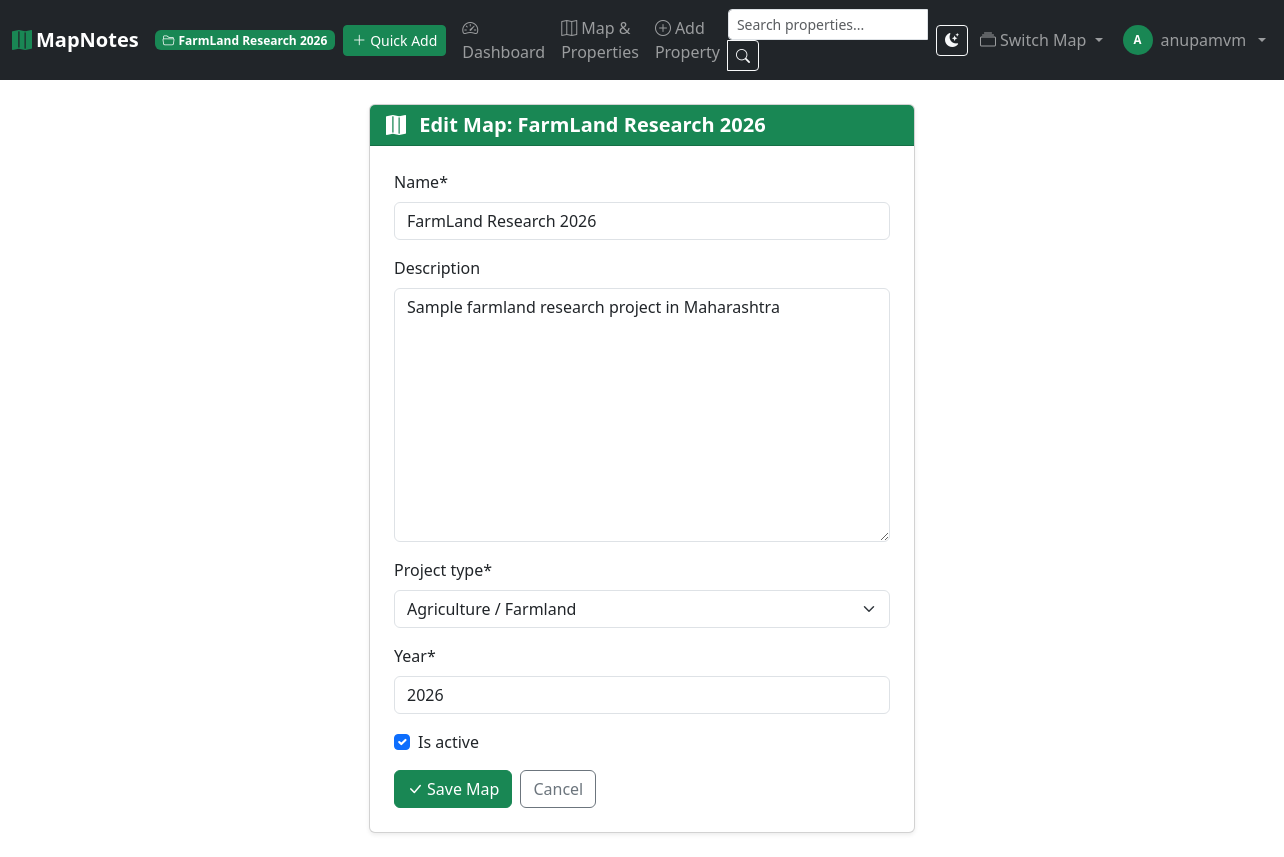
The page /projects/farmland-research-2026-2026/edit/ (signed in) on the database its author committed.
### apps/core/models.py (models this page shows, shortened)
class Project(models.Model):
    name = models.CharField(max_length=200)
    slug = models.SlugField(max_length=220, unique=True, blank=True)
    description = models.TextField(blank=True)
    project_type = models.CharField(max_length=20, choices=PROJECT_TYPE_CHOICES, default='agriculture')
    year = models.PositiveSmallIntegerField(default=datetime.date.today().year)
    is_active = models.BooleanField(default=True)
    is_default = models.BooleanField(default=False)
    created_at = models.DateTimeField(auto_now_add=True)
    updated_at = models.DateTimeField(auto_now=True)
    class Meta:
        ordering = ['-year', 'name']

### apps/core/views.py (the view)
# urls.py: path('projects/<slug:slug>/edit/', views.ProjectUpdateView.as_view(), name='project-edit'),
class ProjectUpdateView(LoginRequiredMixin, UpdateView):
    model = Project
    template_name = 'core/project_form.html'
    fields = ['name', 'description', 'project_type', 'year', 'is_active']
    success_url = reverse_lazy('core:project-list')

### apps/core/context_processors.py (called while the page is built)
def google_maps(request):
    return {'GOOGLE_MAPS_API_KEY': settings.GOOGLE_MAPS_API_KEY}

def active_project(request):
    project = None
    project_id = request.session.get('active_project_id')
    if project_id:
        project = Project.objects.filter(pk=project_id).first()
    return {'active_project': project}

### templates/core/project_form.html (shortened to what this page needs)
{% extends 'base.html' %}
{% load crispy_forms_tags %}
{% block content %}
<div class="container py-4">
    <div class="row justify-content-center">
        <div class="col-12 col-md-8 col-lg-6">
            <div class="card shadow-sm">
                <div class="card-header bg-success text-white">
                    <h5 class="mb-0 fw-bold">
                        <i class="bi bi-map-fill me-2"></i>
                        {% if object %}Edit Map: {{ object.name }}{% else %}Create New Research Map{% endif %}
                    </h5>
                </div>
                <div class="card-body p-4">
                    <form method="post">
                        {{ form|crispy }}
                        <div class="d-flex gap-2 mt-3">
                            <button type="submit" class="btn btn-success">
                                <i class="bi bi-check-lg me-1"></i>Save Map
                            </button>
                            <a href="{% url 'core:project-list' %}" class="btn btn-outline-secondary">Cancel</a>
                        </div>
                    </form>
                </div>
            </div>
        </div>
    </div>
</div>
{% endblock %}

### templates/components/_navbar.html (shortened to what this page needs)
{% load static %}
<nav class="navbar navbar-expand-lg navbar-dark bg-dark sticky-top">
    <div class="container-fluid">
        <a class="navbar-brand fw-bold" href="{% url 'core:project-list' %}">
            <i class="bi bi-map-fill text-success me-1"></i>MapNotes
        </a>
        {% if active_project %}
        <span class="badge bg-success me-2 d-none d-md-inline">
            <i class="bi bi-folder2-open me-1"></i>{{ active_project.name }}
        </span>
        {% endif %}
        {% if user.is_authenticated %}
        <a class="btn btn-success btn-sm ms-auto me-2" href="{% url 'properties:chat' %}" style="flex-shrink:0;">
            <i class="bi bi-plus-lg me-1"></i><span>Quick Add</span>
        </a>
        {% endif %}
        <div class="collapse navbar-collapse" id="mainNav">
            {% if active_project %}
            <ul class="navbar-nav me-auto">
                <li class="nav-item">
                    <a class="nav-link" href="{% url 'core:dashboard' %}">
                        <i class="bi bi-speedometer2 me-1"></i>Dashboard
                    </a>
                </li>
                <li class="nav-item">
                    <a class="nav-link" href="{% url 'properties:list' %}">
                        <i class="bi bi-map me-1"></i>Map &amp; Properties
                    </a>
                </li>
                <li class="nav-item">
                    <a class="nav-link" href="{% url 'properties:create' %}">
                        <i class="bi bi-plus-circle me-1"></i>Add Property
                    </a>
                </li>
            </ul>
            <form class="d-flex me-2" action="{% url 'core:search' %}" method="get">
                <div class="input-group input-group-sm">
                    <input class="form-control" type="search" name="q"
                           placeholder="Search properties..." id="global-search"
                           value="{{ request.GET.q }}" style="min-width: 200px;">
                    <button class="btn btn-outline-light" type="submit">
                        <i class="bi bi-search"></i>
                    </button>
                </div>
            </form>
            {% else %}
            <ul class="navbar-nav me-auto"></ul>
            {% endif %}
            <ul class="navbar-nav align-items-center">
                <li class="nav-item me-1">
                    <button class="btn btn-outline-light btn-sm" id="darkModeToggle" title="Toggle dark mode">
                    </button>
                </li>
                {% if active_project %}
                <li class="nav-item dropdown">
                    <a class="nav-link dropdown-toggle" href="#" role="button" data-bs-toggle="dropdown">
                        <i class="bi bi-collection me-1"></i>Switch Map
                    </a>
                </li>
                {% endif %}
                {% if user.is_authenticated %}
                <li class="nav-item dropdown ms-1">
                    <a class="nav-link dropdown-toggle d-flex align-items-center gap-2 py-1" href="#"
                       role="button" data-bs-toggle="dropdown" aria-expanded="false">
                        <span class="rounded-circle bg-success text-white d-inline-flex align-items-center justify-content-center fw-bold flex-shrink-0"
                              style="width:30px;height:30px;font-size:0.72rem;">
                            {% if user.first_name %}{{ user.first_name|first|upper }}{{ user.last_name|first|upper }}{% else %}{{ user.username|first|upper }}{% endif %}
                        </span>
                        <span class="d-none d-lg-inline text-truncate" style="max-width:120px;">
                            {{ user.get_full_name|default:user.username }}
                        </span>
                    </a>
                </li>
                {% endif %}
            </ul>
        </div>
    </div>
</nav>

### static/css/app.css (style rules this page uses)
:root { --map-height: calc(100vh - 56px); }

### rows shown on the page
Project: name "FarmLand Research 2026", description "Sample farmland research project in Maharashtra", project_type "Agriculture / Farmland", year "2026", is_active "☑"

### other values the page prints
{{ user.username|first|upper }} "A"
{{ user.get_full_name|default:user.username }} "anupamvm"
